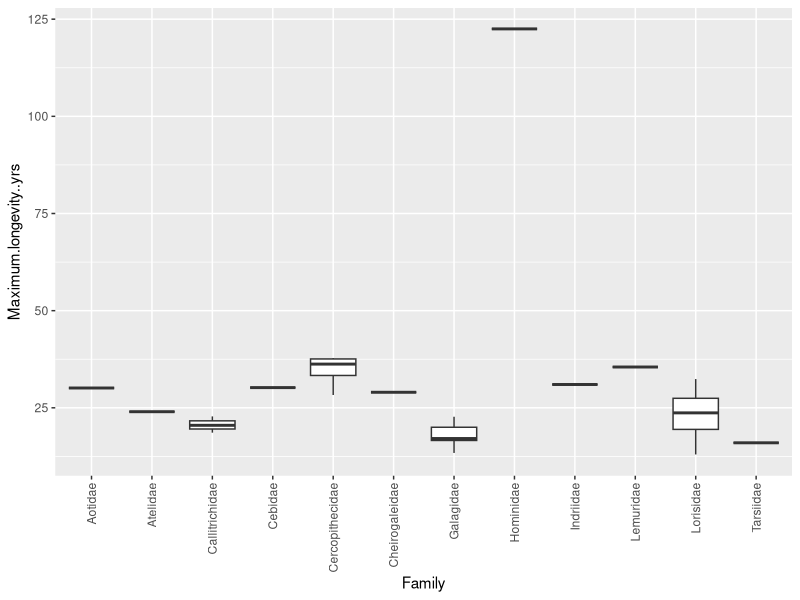
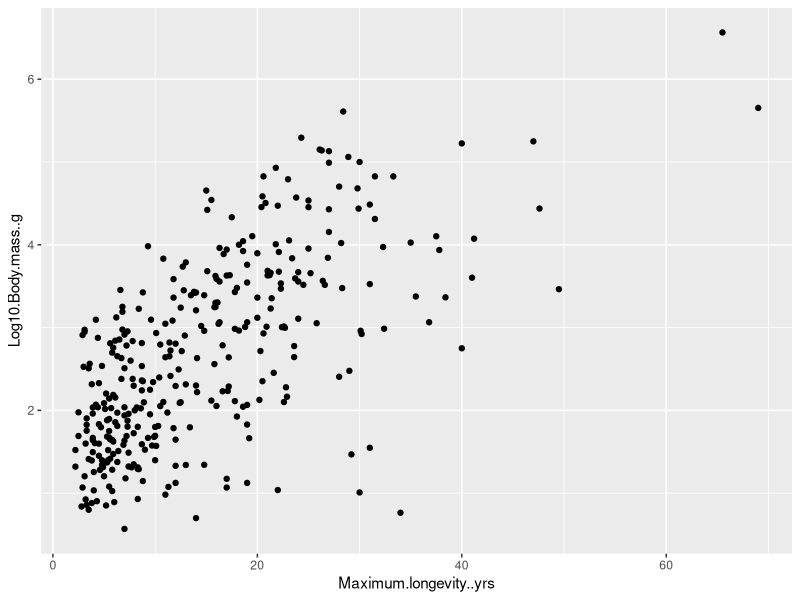

Reproduce these figures in R, in order.
## ---- chunk 1
knitr::opts_chunk$set(echo = TRUE)
## ---- chunk 2
getwd()
## ---- chunk 3
library(tidyverse)
## ---- chunk 4
animal_data <- read_csv("../input/animal_data.csv")
animal_taxa <- read.csv("../input/animal_taxa.csv")

## ---- chunk 5
#head(animal_data)
#head(animal_taxa)
#names(animal_data)
#print("--------------")
#names(animal_taxa)

animal_data_taxa_inner <- inner_join(animal_data,animal_taxa, by = "HAGRID")
animal_data_taxa_inner
#str(animal_data_taxa_inner)

#innerjoin gives an identical dataframe as using left join with the left being the smaller dataframe in this case.
#animal_data_taxa_left <- left_join(animal_data,animal_taxa, by = "HAGRID")
#animal_data_taxa_left
#identical(animal_data_taxa_inner, animal_data_taxa_left) #Ended up returning TRUE


## ---- chunk 6
mammal_data <- filter(animal_data_taxa_inner, Class == "Mammalia")
mammal_data
## ---- chunk 7
#x <- filter(data, column == "what you want")
primate_data <- filter(mammal_data, Order == "Primates")

ggplot(data = primate_data, aes(x =Family, y = Maximum.longevity..yrs)) +
  geom_boxplot() +
  theme(axis.text.x=element_text(angle=90, hjust=1, vjust=0.5))
  
## ---- chunk 8
mammal_data_nohomonids <- mammal_data[mammal_data$Family != "Hominidae",]
ggplot(data = mammal_data_nohomonids, aes(x = Maximum.longevity..yrs, y = Log10.Body.mass..g)) +
  geom_point()
# plot still with Hominidae
#ggplot(data = mammal_data, aes(x = Maximum.longevity..yrs, y = Log10.Body.mass..g)) +
#  geom_point()
